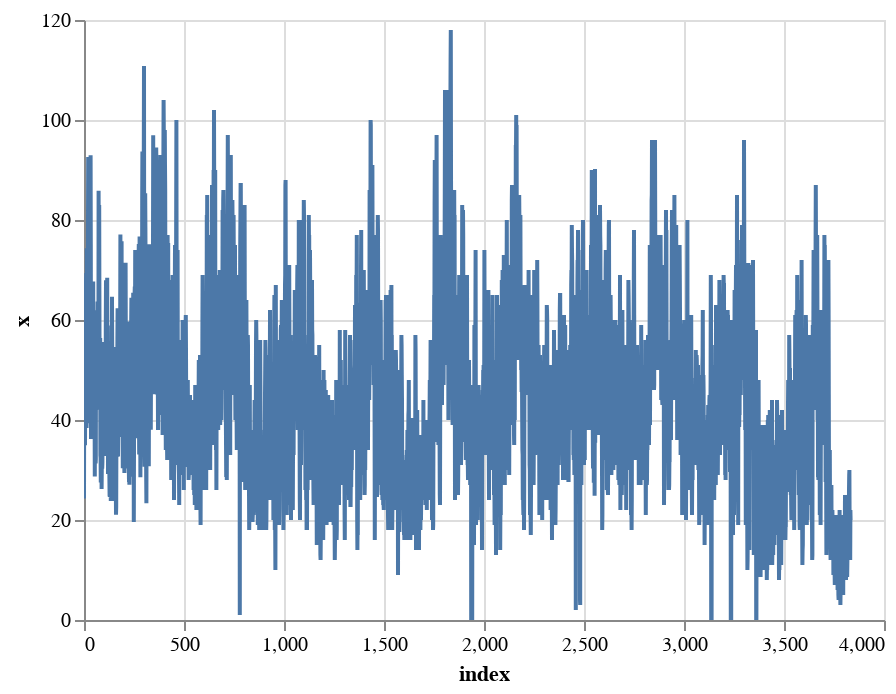

Notebook source saved alongside this figure:
### Code cell
alt.Chart(est03NO2_df.reset_index()).mark_line().encode(
    x='index',
    y='x',
).interactive()

### Figure 1 — Vega-Lite specification as saved in the notebook (floating-point values rounded to 4 significant figures; data arrays with more than 128 entries replaced by an {"elided": "..."} marker saying what was removed)
{"config": {"view": {"continuousWidth": 400, "continuousHeight": 300}}, "data": {"name": "data-f5231c4685a395225345fb920a138794"}, "mark": "line", "encoding": {"x": {"type": "quantitative", "field": "index"}, "y": {"type": "quantitative", "field": "x"}}, "selection": {"selector003": {"type": "interval", "bind": "scales", "encodings": ["x", "y"]}}, "$schema": "https://vega.github.io/schema/vega-lite/v4.8.1.json", "datasets": {"data-f5231c4685a395225345fb920a138794": {"elided": "3834 records"}}}
